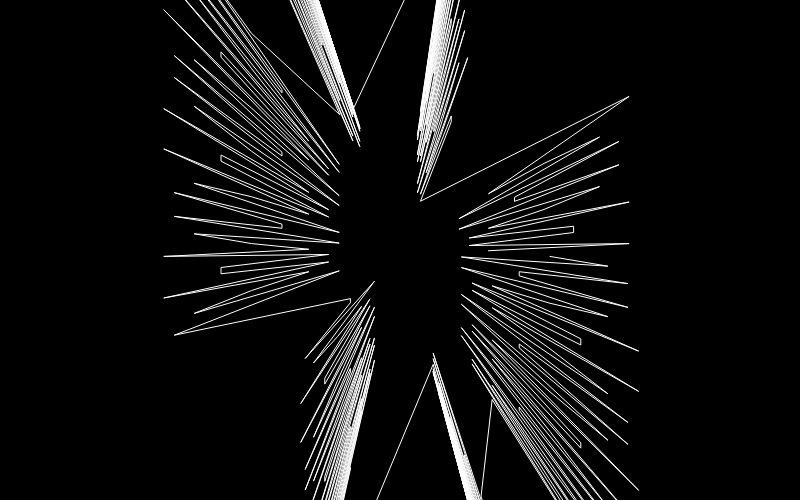
Frame 1 (no input)
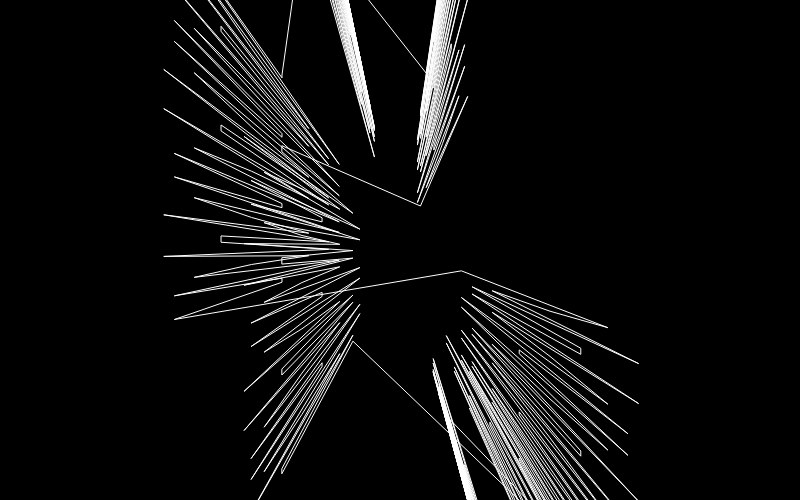
Frame 60 (no input)
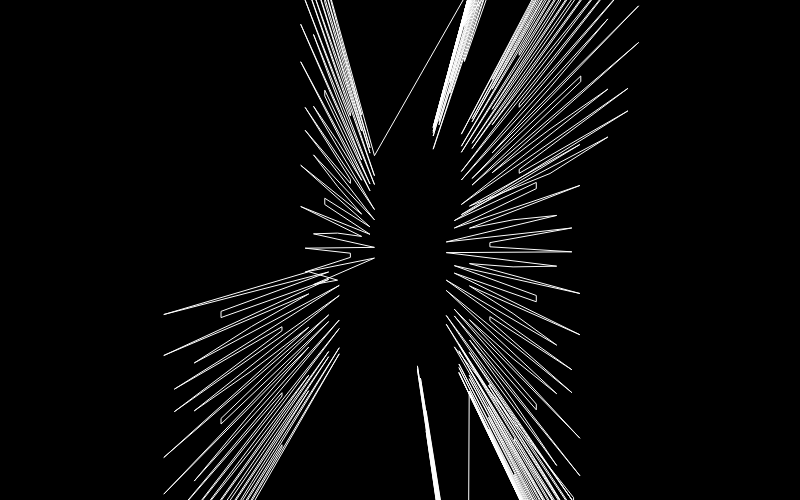
Frame 120 (the mouse pressed at the canvas centre since frame 60)

The p5.js sketch that drew these frames (run headless with seeded random() and noise() and a simulated clock; from frame 60 on, the mouse is pressed at the canvas centre):

// p5.js sketch
// ── sketch.js
/* DM3008 Generative Art, Ashley Hi 2026
 * Week 4 - Waves & Distribution
 * Wave Composition A
*/

var frequency = 500; // how many times the sin wave draws
var rad = 150;
var amp = 90;

function setup() {
  createCanvas(800, 500);
}

function draw() {
    background(0);
    stroke(255);
    strokeWeight(1);
    noFill();
    
    push();
    translate(width/2, height/2);
    
    beginShape();
    
    for (var i = 0; i < 360; i++) {
        var p = createVector(0, 0);
        var a = rad + sin(radians(i * frequency)) * amp;
        
        p.y = sin(radians(i + frameCount) + frameCount/50 / frameCount/ 5) * 2*a;
        p.x = cos(radians(i + 4) ^ frameCount/100 + frameCount/50) * a;
        
        vertex(p.x, p.y);
    }
    
    endShape();
    pop();
}
